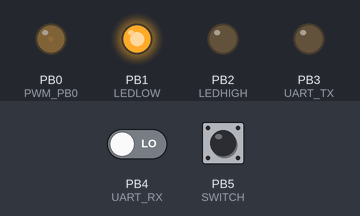
The program below on a simulated ATtiny13, built with avr-gcc and emulated at 1.2 MHz. On the bench: output pins drawn as LEDs (lit = HIGH). The test bench sets the inputs (shaded band); at power-on: PB5 (SWITCH) HIGH, PB4 (UART_RX) LOW. The board resets itself during the run and starts again.

Above: at 10.8 s.
10.9 s: PB5 (SWITCH) pulled LOW for 0.25 s
At 11.81 s:
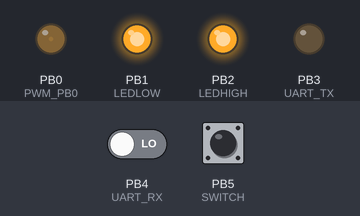
At 30.9 s:
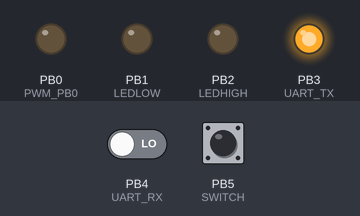
Timing chart, 0 to 31.3 s (numbered marks = the images above; inputs shaded):
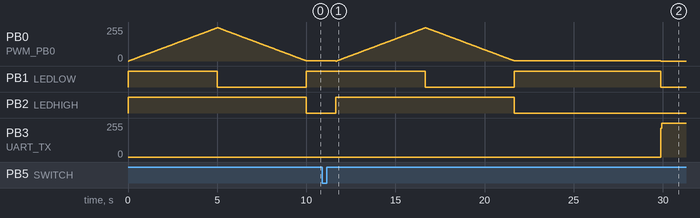

The program:

main.c
```c
#define SWITCH PB5
#define _BV(x)   (1 << x)

#include <avr/io.h>
#include <avr/interrupt.h>
#include <avr/wdt.h>
#include "mhz19.h"
#include "indicator.h"

//PB0 PWM
//PB1 LED
//PB2 LED
//PB3 uart TX
//PB4 uart RX
//PB5 switch

typedef unsigned char byte;

ISR(WDT_vect)	//Watchdog timer
{
	retrieveData();
	int ppm = getPPM();
	IndicatorSetArrow(PPM, ppm);
	IndicatorSetLed(ppm);

	sei();
}

ISR(PCINT0_vect)	//control switching
{
	if (PINB & (1 << SWITCH))
	{ //switch to interntal control
		{ //software reset
			WDTCR = (_BV(WDTIF) | _BV(WDE) | _BV(WDCE) | _BV(WDP2) | _BV(WDP0));
			while(1) {}
		}
	}
	else
	{ //switch to external control
		WDTCR &= ~(_BV(WDTIE)); //disable watchdog
	}
}

int main(void)
{
	if(MCUSR & _BV(WDRF))	// If a reset was caused by the Watchdog Timer...
	{
		MCUSR &= ~_BV(WDRF);				// Clear the WDT reset flag
		WDTCR |= (_BV(WDCE) | _BV(WDE));	// Enable the WD Change Bit
		WDTCR = 0x00;						// Disable the WDT
	}

	InitIndicators();
	IndicatorDance(); //10seconds time to init mhz19

	DDRB &= ~(1 << SWITCH);	//Set SWITCH to logic input
	PORTB |= (1 << SWITCH);	//Activate Pull-up Resistor
	PCMSK |= (1 << PCINT5); //Pin change mask
	GIMSK |= (1 << PCIE);	//Pin change interrupt on bit SWITCH
	MCUCR |= (1 << ISC00);	//logical change

	// Set up Watch Dog Timer for Inactivity
	WDTCR |= _BV(WDCE);					// Enable the WD Change Bit
	WDTCR = _BV(WDP3) | _BV(WDP0);		// Set Timeout to ~8 seconds and clear WDE

	if(PINB & (1 << SWITCH))
		WDTCR |= _BV(WDTIE);			// Enable WDT Interrupt
	sei();

	for (;;)
	{
		if(PINB & (1 << SWITCH))
		{

		}
		else
		{
			if(!waitData())
			{
				int ppm = getPPM();
				if(ppm > 0) // Check if value is correct
				{
					IndicatorSetArrow(PPM, ppm);
					IndicatorSetLed(ppm);
				}
				else
				{
					IndicatorSetLed(0); // else turn LEDs off
				}
			}
			sei();
		}
	}
}
```

indicator.c
```c
#define LEDLOW PB1
#define LEDHIGH PB2

#define LEDOFF (PORTB & ~(1<<LEDLOW)) & ~(1 << LEDHIGH)
#define LEDGREEN (PORTB | (1 << LEDLOW)) & ~(1 << LEDHIGH)
#define LEDYELLOW (PORTB | (1 << LEDHIGH)) & ~(1 << LEDLOW)
#define LEDRED (PORTB | (1 << LEDLOW)) | (1 << LEDHIGH)

#include "indicator.h"
#include "pwm.h"
#include <util/delay.h>

void InitIndicators()
{
	DDRB |= (1<<LEDLOW) | (1<<LEDHIGH);
	InitPWM();
}

void IndicatorSetArrow(SCALE scale, int value)
{
	if(scale == PPM)
	{
		value /= 8;
		if (value < 53)  {PWM0 = 0;						return;}
		if (value < 76)	 {PWM0 = value + value/2 - 78;	return;}	//424 .. 600
		if (value < 125) {PWM0 = value - 40;			return;}	//608 .. 992
		if (value < 151) {PWM0 = value + value/2 - 103;	return;}	//1000.. 1200
		if (value < 201) {PWM0 = value - 30;			return;}	//1208.. 1600
		if (value < 254) {PWM0 = value + value/2 - 129;	return;}	//1608.. 2000
		PWM0 = 0; return;
	}
	else if(scale == TEMPERATURE)
	{
		PWM0 = 8 * value - 70;
	}
}

void IndicatorSetLed(int value)
{
	if(value > 1600)
		PORTB = LEDRED;
	else if (value > 1200)
		PORTB = LEDYELLOW;
	else if (value > 400)
		PORTB = LEDGREEN;
	else
		PORTB = LEDOFF;
}

void IndicatorDance()
{
	PORTB = LEDRED;
	for(int i = 0; i<250; i++)
	{
		_delay_ms(20);
		PWM0 = i;
	}
	PORTB = LEDYELLOW;
	for(int i = 250; i>0; i--)
	{
		_delay_ms(20);
		PWM0 = i;
	}
	PORTB = LEDGREEN;
}
```

indicator.h
```c
#define SCALE unsigned char
#define PPM 0
#define TEMPERATURE 1

void InitIndicators();
void IndicatorDance();
void IndicatorSetArrow(SCALE scale, int value);
void IndicatorSetLed(int value);
```

mhz19.c
```c
#define REQUEST_CNT 9
#define RESPONSE_CNT 9

#include "mhz19.h"
#include "uart.h"
#include <string.h>

char response[RESPONSE_CNT];

// serial command
char dataRequest[REQUEST_CNT]	= {0xff, 0x01, 0x86, 0x00, 0x00, 0x00, 0x00, 0x00, 0x79};
//char calibZero[REQUEST_CNT]	 	= {0xff, 0x01, 0x87, 0x00, 0x00, 0x00, 0x00, 0x00, 0x78};
//char calibSpan[REQUEST_CNT]	 	= {0xff, 0x01, 0x88, 0x00, 0x00, 0x00, 0x00, 0x00, 0x77};
//char calibAuto_on[REQUEST_CNT] 	= {0xff, 0x01, 0x79, 0xA0, 0x00, 0x00, 0x00, 0x00, 0xe6};
//char calibAuto_off[REQUEST_CNT]	= {0xff, 0x01, 0x79, 0x00, 0x00, 0x00, 0x00, 0x00, 0x86};

int btoi(byte high, byte low)
{
	return (256 * (int)high) + (int)low;
}

byte calcCheckSum(char *data)
{
	byte checksum = 0;
	for(byte i = 1; i < 8; i++)
	{
		checksum += data[i];
	}
	checksum = 0xff-checksum;
	checksum++;
	return checksum;
}

int getPPM()
{
	if(result == MHZ19_RESULT_OK)
	{
		return btoi(response[2],response[3]);
	}
	return 0;
}

byte getTemperature()
{
	if(result == MHZ19_RESULT_OK)
	{
		return (byte)response[4] - 40;
	}
	return 0;
}

byte getStatus()
{
	if(result == MHZ19_RESULT_OK)
	{
		return response[5] > 0x0f ? 1 : 0;
	}
	return 0;
}

void write(char *command, byte length)
{
	for(byte i = 0; i < length; i++)
	{
		uart_putc(command[i]);
	}
}

byte getData()
{
	for(byte i = 0; i < RESPONSE_CNT;)
	{
		char c = uart_getc();
		response[i++] = c;
	}

	result = MHZ19_RESULT_OK;
	if (response[0] != 0xFF)
	result = MHZ19_RESULT_ERR_FB;
	if (response[1] != 0x86)
	result = MHZ19_RESULT_ERR_SB;

	byte checkSum = calcCheckSum(response);
	if (response[8] != checkSum)
	result = MHZ19_RESULT_ERR_CRC;

	return result;
}

byte retrieveData()
{
	memset(response, 0, RESPONSE_CNT);
	write(dataRequest, REQUEST_CNT);
	return getData();
}

byte waitData()
{
	memset(response, 0, RESPONSE_CNT);
	return getData();
}
```

mhz19.h
```c
#define	MHZ19_RESULT_OK 0
#define	MHZ19_RESULT_ERR_FB 1
#define	MHZ19_RESULT_ERR_SB 2
#define	MHZ19_RESULT_ERR_CRC 3

typedef unsigned char byte;

byte result;

byte retrieveData();
byte waitData();
int getPPM();
byte getTemperature();
byte getStatus();
```

pwm.c
```c
#include <avr/io.h>
#include "pwm.h"

void InitPWM()
{
	#ifdef PWM_PB0
	DDRB|=(1<<PWM_PB0);
	#endif
	#ifdef PWM_PB1
	DDRB|=(1<<PWM_PB1);
	#endif

	#ifdef PWM_NORMAL
	// Normal Mode
	// F_PWM = F_CPU / (Prescaler * 512)
	#ifdef PWM_PB0
	TCCR0A |=(1<<COM0A0);
	PWM0 = 0;
	#endif
	#ifdef PWM_PB1
	TCCR0A |=(1<<COM0B0);
	PWM1 = 0;
	#endif
	#endif /* !PWM_NORMAL */

	#ifdef PWM_CTC
	// Clear Timer on Compare Match (CTC) Mode
	// F_PWM = F_CPU / (2 * Prescaler * (1 + OCR0A))
	TCCR0A |=(1<<WGM01);
	#ifdef PWM_PB0
	TCCR0A |= (1<<COM0A0);
	PWM0 = 0;
	#endif
	#ifdef PWM_PB1
	TCCR0A |= (1<<COM0B0);
	PWM1 = 0;
	#endif
	#endif /* !PWM_CTC */

	#ifdef PWM_FAST
	// Fast PWM Mode
	// F_PWM = F_CPU / (Prescaler * 256)
	TCCR0A |=(1<<WGM00) | (1<<WGM01);
	#ifdef PWM_PB0
	TCCR0A |=(1<<COM0A1) | (0<<COM0A0); // TCNT0 == OCROA ? 0; Overflow ? 1 (inverted)
	PWM0 = 0;
	#endif
	#ifdef PWM_PB1
	TCCR0A |=(1<<COM0B1) | (1<<COM0B0); // TCNT0 == OCROB ? 1; Overflow ? 0
	PWM1 = 255;
	#endif
	#endif /* !PWM_FAST */

	#ifdef PWM_PHASECORRECT
	// Phase Correct PWM Mode
	// F_PWM = F_CPU / (Prescaler * 512)
	TCCR0A |=(1<<WGM00);
	#ifdef PWM_PB0
	TCCR0A |=(1<<COM0A1) | (0<<COM0A0); //inverted
	PWM0 = 0;
	#endif
	#ifdef PWM_PB1
	TCCR0A |=(1<<COM0B1) | (1<<COM0B0);
	PWM1 = 255;
	#endif
	#endif /* !PWM_PHASECORRECT */

	#ifdef PRESCALE
	TCCR0B |= PRESCALE;
	#endif
}
```

pwm.h
```c
#include <avr/io.h>

#ifndef	_PWM_
#define	_PWM_

//#define PWM_NORMAL
//#define PWM_CTC
#define PWM_FAST
//#define PWM_PHASECORRECT

#define PWM_PB0 PB0
//#define PWM_PB1 PB1

#ifdef PWM_PB0
#define PWM0 OCR0A
#endif

#ifdef PWM_PB1
#define PWM1 OCR0B
#endif

//#define PRESCALE (1<<CS00) // 1
#define PRESCALE (1<<CS01) // 8
//#define PRESCALE ((1<<CS01) | (1<<CS00)) // 64
//#define PRESCALE (1<<CS02) // 256
//#define PRESCALE ((1<<CS00) | (1<<CS02)) //1024

#ifndef F_CPU
#define F_CPU (1200000UL) // 1.2 MHz
#endif  /* !F_CPU */

void InitPWM();

#endif /* !_PWM_ */
```

uart.c
```c
// (licence header left out)
#include <avr/interrupt.h>
#include "uart.h"

char uart_getc(void)
{
#ifdef	UART_RX_ENABLED
	char c;
	uint8_t sreg;

	sreg = SREG;
	//cli();
	PORTB &= ~(1 << UART_RX);
	DDRB &= ~(1 << UART_RX);
	__asm volatile(
		" ldi r18, %[rxdelay2] \n\t" // 1.5 bit delay
		" ldi %0, 0x80 \n\t" // bit shift counter
		"WaitStart: \n\t"
		" sbic %[uart_port]-2, %[uart_pin] \n\t" // wait for start edge
		" rjmp WaitStart \n\t"
		"RxBit: \n\t"
		// 6 cycle loop + delay - total = 5 + 3*r22
		// delay (3 cycle * r18) -1 and clear carry with subi
		" subi r18, 1 \n\t"
		" brne RxBit \n\t"
		" ldi r18, %[rxdelay] \n\t"
		" sbic %[uart_port]-2, %[uart_pin] \n\t" // check UART PIN
		" sec \n\t"
		" ror %0 \n\t"
		" brcc RxBit \n\t"
		"StopBit: \n\t"
		" dec r18 \n\t"
		" brne StopBit \n\t"
		: "=r" (c)
		: [uart_port] "I" (_SFR_IO_ADDR(PORTB)),
		[uart_pin] "I" (UART_RX),
		[rxdelay] "I" (RXDELAY),
		[rxdelay2] "I" (RXDELAY2)
		: "r0","r18","r19"
	);
	SREG = sreg;
	return c;
#else
	return (-1);
#endif /* !UART_RX_ENABLED */
}

void uart_putc(char c)
{
#ifdef	UART_TX_ENABLED
	uint8_t sreg;

	sreg = SREG;
	cli();
	PORTB |= 1 << UART_TX;
	DDRB |= 1 << UART_TX;
	__asm volatile(
		" cbi %[uart_port], %[uart_pin] \n\t" // start bit
		" in r0, %[uart_port] \n\t"
		" ldi r30, 3 \n\t" // stop bit + idle state
		" ldi r28, %[txdelay] \n\t"
		"TxLoop: \n\t"
		// 8 cycle loop + delay - total = 7 + 3*r22
		" mov r29, r28 \n\t"
		"TxDelay: \n\t"
		// delay (3 cycle * delayCount) - 1
		" dec r29 \n\t"
		" brne TxDelay \n\t"
		" bst %[ch], 0 \n\t"
		" bld r0, %[uart_pin] \n\t"
		" lsr r30 \n\t"
		" ror %[ch] \n\t"
		" out %[uart_port], r0 \n\t"
		" brne TxLoop \n\t"
		:
		: [uart_port] "I" (_SFR_IO_ADDR(PORTB)),
		[uart_pin] "I" (UART_TX),
		[txdelay] "I" (TXDELAY),
		[ch] "r" (c)
		: "r0","r28","r29","r30"
	);
	SREG = sreg;
#endif /* !UART_TX_ENABLED */
}

void uart_puts(const char *s)
{
     	while (*s) uart_putc(*(s++));
}
```

uart.h
```c
// (licence header left out)
#ifndef	_UART_H_
#define	_UART_H_

#define	UART_RX_ENABLED		(1) // Enable UART RX
#define	UART_TX_ENABLED		(1) // Enable UART TX

#ifndef F_CPU
# define        F_CPU           (1200000UL) // 1.2 MHz
#endif  /* !F_CPU */

#if defined(UART_TX_ENABLED) && !defined(UART_TX)
# define        UART_TX         PB3 // Use PB3 as TX pin
#endif  /* !UART_TX */

#if defined(UART_RX_ENABLED) && !defined(UART_RX)
# define        UART_RX         PB4 // Use PB4 as RX pin
#endif  /* !UART_RX */

#if (defined(UART_TX_ENABLED) || defined(UART_RX_ENABLED)) && !defined(UART_BAUDRATE)
# define        UART_BAUDRATE   (9600)
#endif  /* !UART_BAUDRATE */

#define	TXDELAY         	(int)(((F_CPU/UART_BAUDRATE)-7 +1.5)/3)
#define RXDELAY         	(int)(((F_CPU/UART_BAUDRATE)-5 +1.5)/3)
#define RXDELAY2        	(int)((RXDELAY*1.5)-2.5)
#define RXROUNDED       	(((F_CPU/UART_BAUDRATE)-5 +2)/3)
#if RXROUNDED > 127
# error Low baud rates are not supported - use higher, UART_BAUDRATE
#endif

char uart_getc(void);
void uart_putc(char c);
void uart_puts(const char *s);

#endif	/* !_UART_H_ */
```

Measured:
- after the input at 10.9 s, PB1 (LEDLOW): HIGH → LOW after 5.8 s instead of 7.3 s; PB2 (LEDHIGH): LOW → HIGH after 0.76 s, → LOW 10.0 s later
